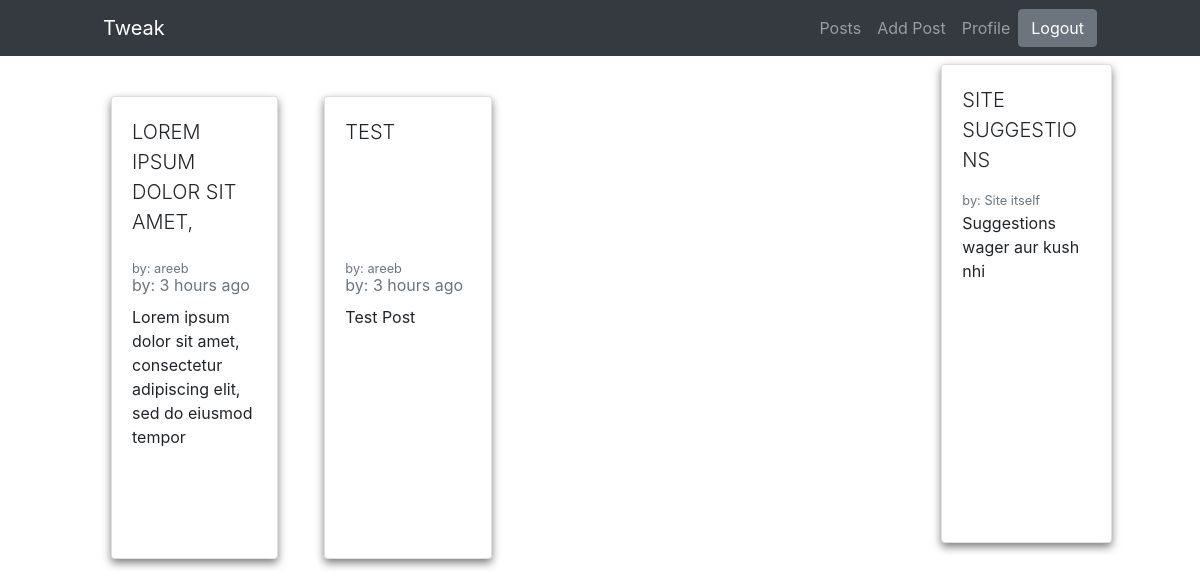
Page /posts (signed in) on the earlier database version.
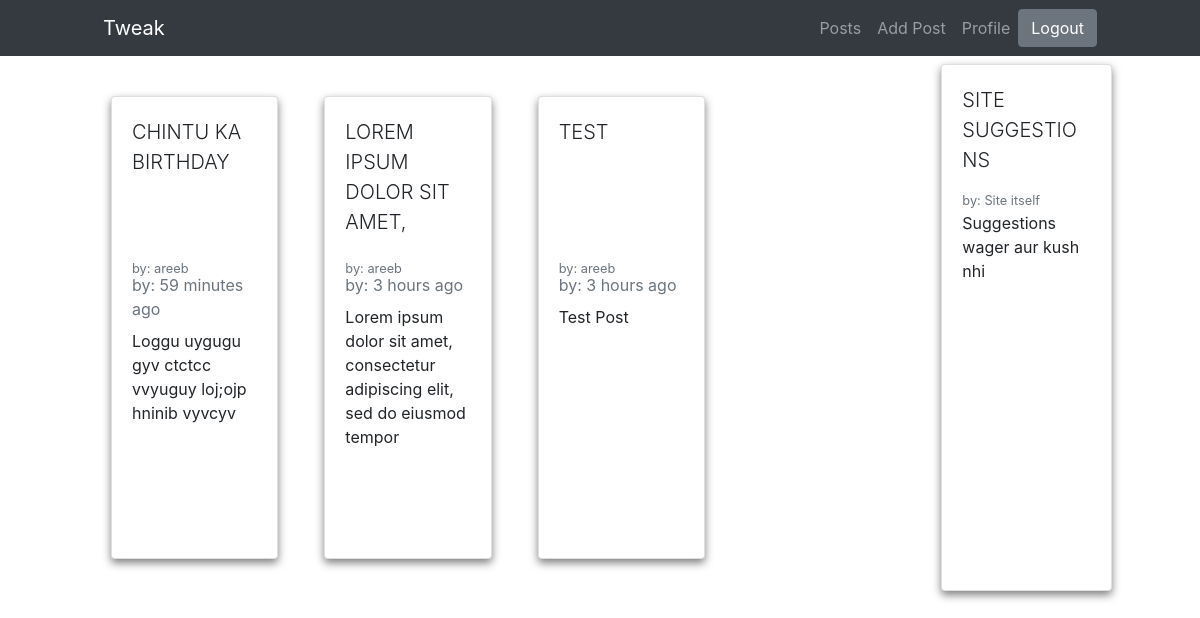
Same page on the later database version.
### app.py (models this page shows)
class Posts(db.Model):
    id = db.Column(db.Integer, primary_key=True)
    post_id = db.Column(db.String(30), nullable=False)
    post_by = db.Column(db.String(15), nullable=False)
    post_title = db.Column(db.String(80), nullable=False)
    post_body = db.Column(db.String(25000), nullable=False)
    post_created = db.Column(db.DateTime, default = datetime.utcnow)

### app.py (the view)
@app.route('/posts')
@login_required
def posts():
    posts = Posts.query.order_by(desc(Posts.post_created)).all()
    return render_template('posts.html', posts=posts, name = current_user.username)

### app.py (called while the page is built)
@login_manager.user_loader
def load_user(user_id):
    return User.query.get(int(user_id))

### filters.py (called while the page is built)
def datetimeformat(date_str):
    dt = arrow.get(date_str)
    return dt.humanize()

### templates/posts.html (shortened to what this page needs)
{% extends "base.html" %}
{% block head %}
<link href="https://unpkg.com/tailwindcss@^1.0/dist/tailwind.min.css" rel="stylesheet">
{% endblock %}
{% block header %}
<div class="inline-block">
<a href="{{ url_for('logout') }}">
  <button type="button" class="btn btn-secondary d-flex">Logout</button>
</a>
</div>
{% endblock %}
{% block body %}
<div class="container mt-16 mb-24 ">
  <div class="row">
    <div class="col-lg-10 p-0 m-0">
      <div class="container">
        <div class="row">
          {% if posts|length < 1 %}
            <h2>Nothing Posted Yet</h2>
            {% else %}
            {% for post in posts %}
            <div class="col-lg-3 mt-3">
              <div class="card h-100 m-2 mb-3 mt-3" style="box-shadow: 0 4px 8px 0 rgba(0, 0, 0, 0.5); ">
                <div class="card-body" style="position:relative;">
                  <p class="card-title text-uppercase lead" style="overflow: hidden; position: relative; height: 30%;  max-height: 15ch;">
                    <a href="{{ url_for('post', postid=post.post_id) }}">{{ post.post_title }}</a>
                  </p>
                  <small class="card-subtitle mb-2 text-muted">by: {{ post.post_by }}</small>
                  <p class="card-subtitle mb-2 text-muted">by: {{ post.post_created | datetimeformat }}</p>
                  <p class="card-text" style="overflow: hidden;  max-height: 14ch;"> {{ post.post_body }} </p>
                </div>
              </div>
            </div>
            {% endfor %}
          {% endif %}
          <div class="col-lg-6 mt-5">
          </div>
        </div>
      </div>
    </div>
    <div class="col-lg-2 p-0">
      <div class="card h-full w-full d-lg-block d-md-none d-none" style="box-shadow: 0 4px 8px 0 rgba(0, 0, 0, 0.5);">
        <div class="card-body">
          <p class="card-title text-uppercase lead" style="overflow: hidden;  max-height: 15ch;">
            <a href="#">Site Suggestions</a>
          </p>
          <small class="card-subtitle mb-2 text-muted">by: Site itself</small>
          <p class="card-text" style="overflow: hidden;  max-height: 14ch;">Suggestions wager aur kush nhi</p>
        </div>
      </div>
    </div>
  </div>
</div>
{% endblock %}

Differences in the rows shown:
added Posts: post_title "CHINTU KA BIRTHDAY", post_by "areeb", post_created "59 minutes ago", post_body "Loggu uygugu gyv ctctcc vvyuguy loj;ojp hninib vyvcyv"
